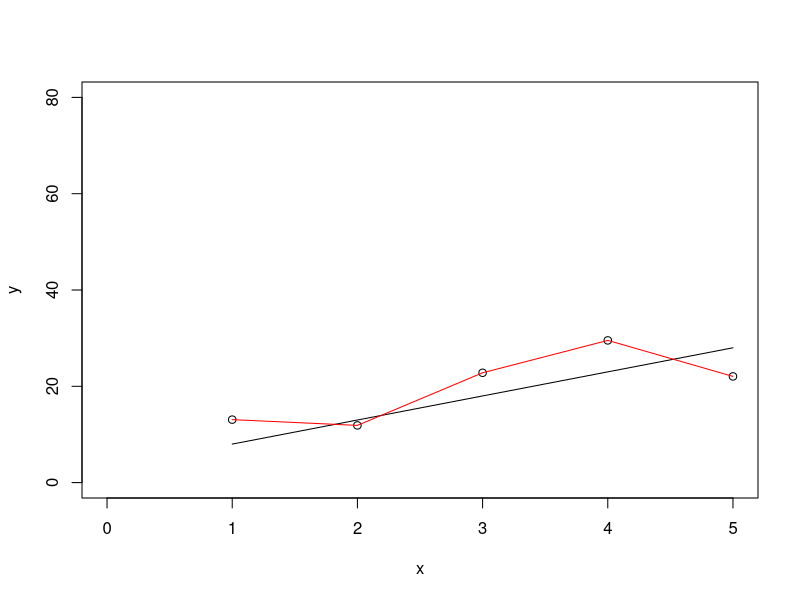
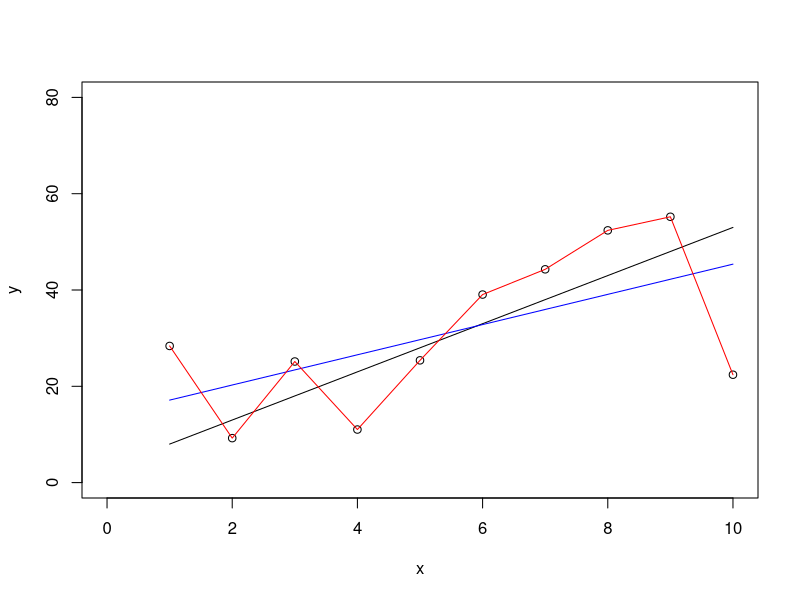

R code for these plots, in order:

n = 5
sigma = 5
TheData = c()
TheCurrentData = c()
TheTrueMean = c()
for(i in 1:n)
{
  x = i
  y = rnorm(1,5*x + 3,sigma)
  TheTrueMean = 5*x + 3
  TheCurrentData = cbind(x,y,TheTrueMean)
  TheData = rbind(TheData,TheCurrentData)
}

TheData = data.frame(TheData)
TheData

plot(TheData$x,TheData$y,xlab = "x",ylab = "y",xlim = c(0,n), ylim = c(0,80))
lines(TheData$x, TheData$TheTrueMean, lty = 1)

fitDeg1 = lm(y~x,data = TheData)
RegLineDeg1 = predict(fitDeg1)
#lines(TheData$x, RegLineDeg1, lty = 1, col = "blue")

TheData$x2 = TheData$x^2
TheData$x3 = TheData$x^3
TheData$x4 = TheData$x^4
TheData$x5 = TheData$x^5

fitDeg5 = lm(y~x + x2 + x3 + x4 + x5,data = TheData)
RegLineDeg5 = predict(fitDeg5)
summary(fitDeg5)

lines(TheData$x, RegLineDeg5, lty = 1, col = "red")



#n = 10

n = 10
sigma = 12
TheData = c()
TheCurrentData = c()
TheTrueMean = c()
for(i in 1:n)
{
  x = i
  y = rnorm(1,5*x + 3,sigma)
  TheTrueMean = 5*x + 3
  TheCurrentData = cbind(x,y,TheTrueMean)
  TheData = rbind(TheData,TheCurrentData)
}

TheData = data.frame(TheData)
TheData

plot(TheData$x,TheData$y,xlab = "x",ylab = "y",xlim = c(0,n), ylim = c(0,80))
lines(TheData$x, TheData$TheTrueMean, lty = 1)

fitDeg1 = lm(y~x,data = TheData)
RegLineDeg1 = predict(fitDeg1)
lines(TheData$x, RegLineDeg1, lty = 1, col = "blue")


fitDeg10 = lm(y~x + I(x^2) + + I(x^3) + I(x^4) + I(x^5) + I(x^6) + I(x^7) + I(x^8) + I(x^9) + I(x^10), data = TheData)
RegLineDeg10 = predict(fitDeg10)
summary(fitDeg10)

lines(TheData$x, RegLineDeg10, lty = 1, col = "red")

